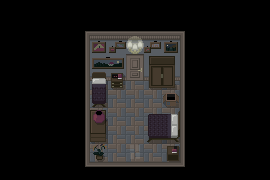

This is a level from a 2D game, rendered from its Tiled map with the project's own tilesets. A one-line summary and the map file follow, with tile-layer data summarised:
An orthogonal 15x10 tile map with 18x18 px tiles, 3 tile layers (Livello tile 1, Furniture, Foreground), 3 tilesets and 12 objects.

<map version="1.10" tiledversion="1.11.0" orientation="orthogonal" renderorder="right-down" width="15" height="10" tilewidth="18" tileheight="18" infinite="0" nextlayerid="5" nextobjectid="25">
 <tileset firstgid="1" source="../../TILEMAPS/Tilemap 2/Tilemap2.tsx" />
 <tileset firstgid="171" source="../../TILEMAPS/Tilemap 3/Tilemap3.tsx" />
 <tileset firstgid="324" source="../../TILEMAPS/Furniture/Furniture.tsx" />
 <layer id="1" name="Livello tile 1" width="15" height="10">
  <data>[150 cells, 150 non-empty, 16 distinct tile ids]</data>
 </layer>
 <layer id="2" name="Furniture" width="15" height="10">
  <data>[150 cells, 22 non-empty, 22 distinct tile ids]</data>
 </layer>
 <objectgroup id="4" name="Collisioni" visible="0">
  <object id="1" x="72" y="18" width="18" height="162" />
  <object id="2" x="90" y="162" width="90" height="18" />
  <object id="3" x="180" y="18" width="18" height="162" />
  <object id="4" x="90" y="18" width="90" height="54" />
  <object id="13" x="144" y="72" width="36" height="18" />
  <object id="15" x="144" y="108" width="36" height="36" />
  <object id="16" x="162" y="144" width="18" height="18" />
  <object id="17" x="90" y="144" width="18" height="18" />
  <object id="19" x="90" y="72" width="18" height="36" />
  <object id="20" x="108" y="72" width="18" height="18" />
  <object id="21" x="90" y="108" width="18" height="36" />
  <object id="23" x="162" y="90" width="18" height="18" />
 </objectgroup>
 <layer id="3" name="Foreground" width="15" height="10">
  <data>[150 cells, 2 non-empty, 2 distinct tile ids]</data>
 </layer>
</map>
